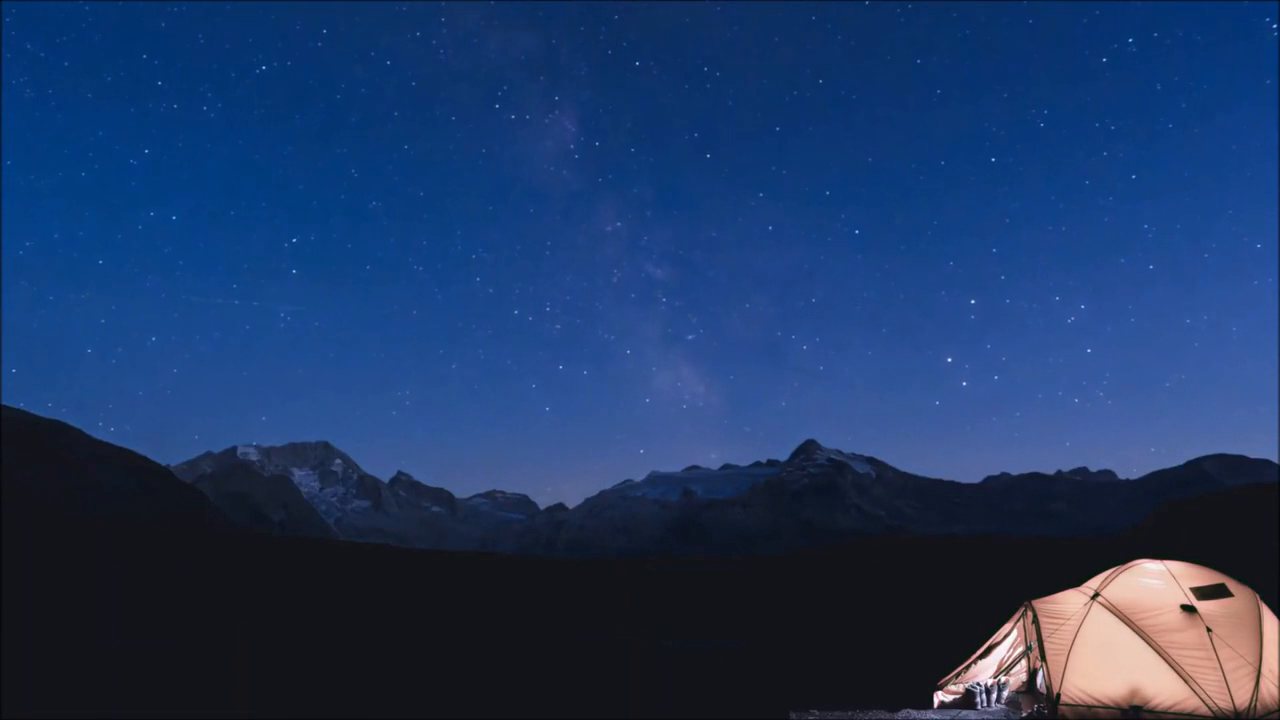
#> input picture frame 33 of projects/Students/1524/gr2/Чекмарев Руслан/in.mp4, 1280 x 720 px
$ python 'проект.py'
#> lines starting #> are read from the running program, lines starting #| are printed output that depends on the picture; after the words box and inside, x2 and y2 are one past the last pixel; in counts of white or black regions, pixels touching at a corner belong together
import cv2

vid = cv2.VideoCapture('in.mp4')

while True:
    rt, frame = vid.read()
#> frame is the input picture: shape (720, 1280, 3); mean B, G, R 100.7, 56.8, 30.6
    if not rt:
        vid = cv2.VideoCapture('in.mp4')
        rt, frame = vid.read()
    #print(frame.shape)
    frame_ = frame.copy()
    frame_ [450:,900:, : ] = 0
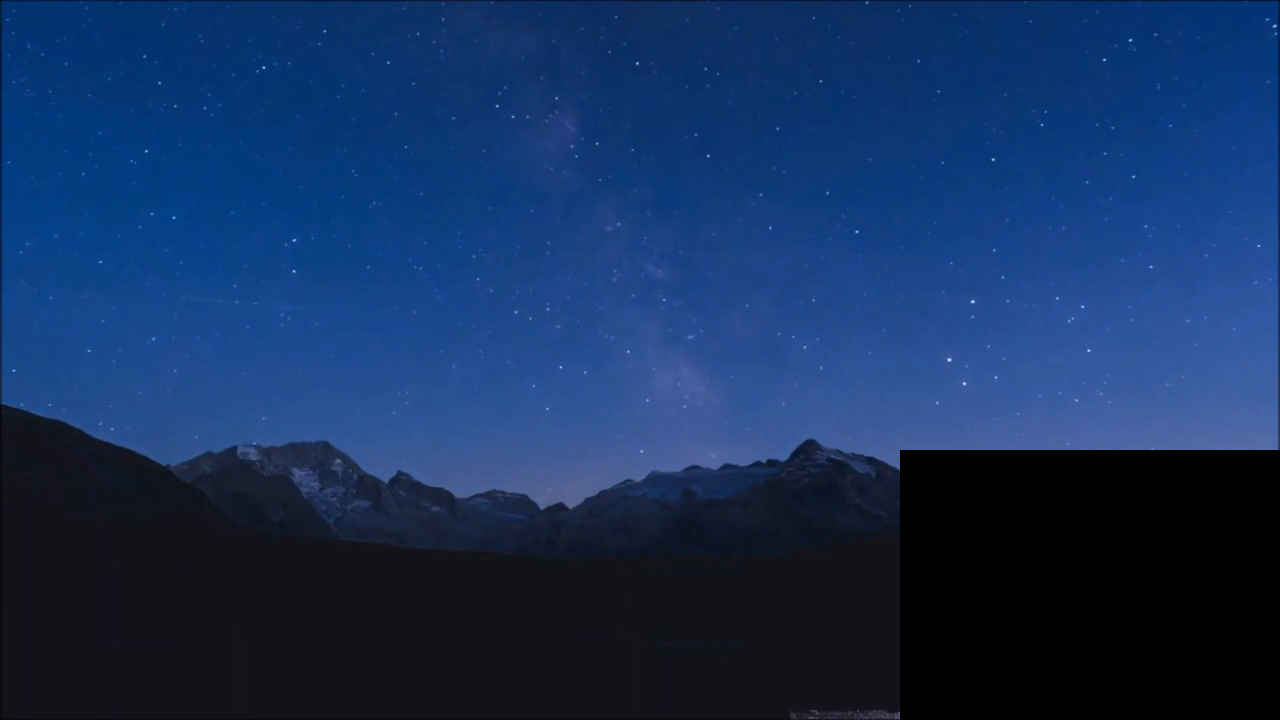
#> frame_: shape (720, 1280, 3); 11.13% of pixels changed, all inside (x1, y1, x2, y2) = (900, 450, 1280, 720)
    frame_HSV = cv2.cvtColor( frame_,
                              cv2.COLOR_BGR2HSV )
#> frame_HSV: shape (720, 1280, 3); mean H, S, V 97.6, 156, 91.7

    clr_low = (0,  0, 160)
    clr_high = (180, 70, 255)

    frame_clr = cv2.inRange( frame_HSV, clr_low, clr_high)
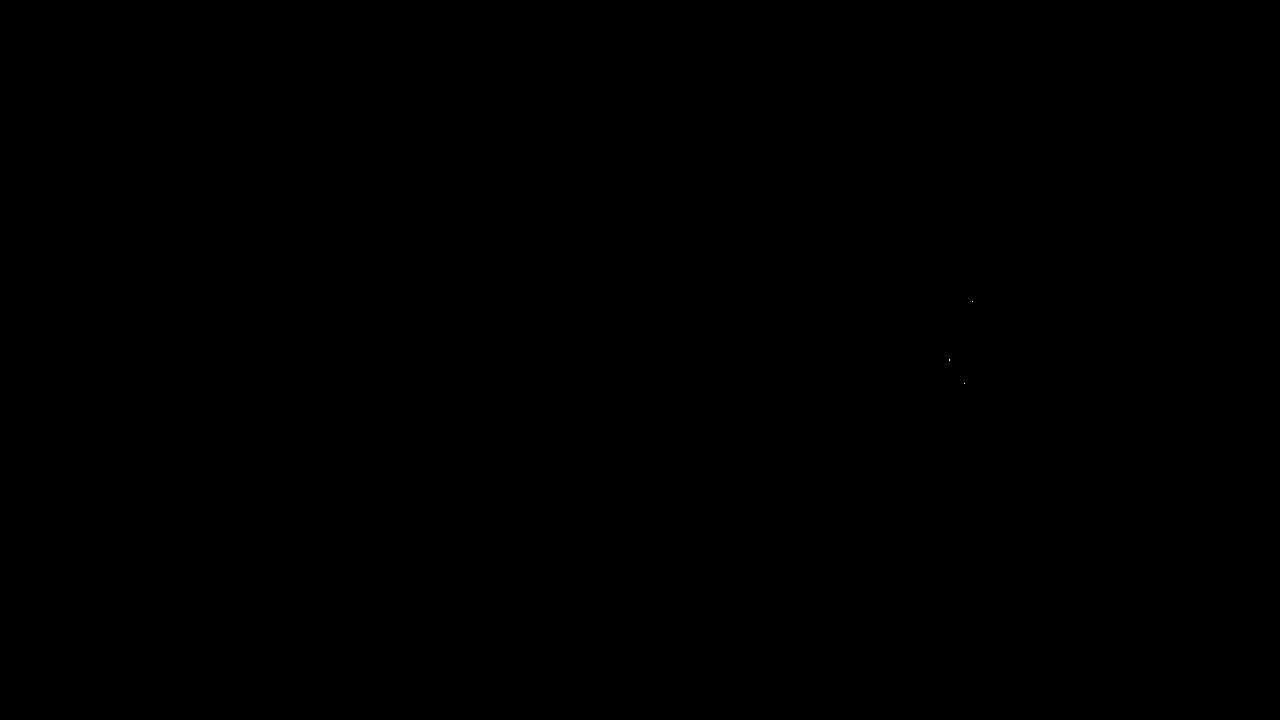
#> frame_clr: shape (720, 1280); 0% white in thin lines or dots, all inside (x1, y1, x2, y2) = (949, 301, 973, 384)

    cv2.imshow('mask', frame_clr)
    cv2.imshow( 'orig', frame )

    if cv2.waitKey(1) == ord('q'):
#> (key q is pressed here)
        break

vid.release()
cv2.destroyAllWindows()

$ run again, starting later in the video
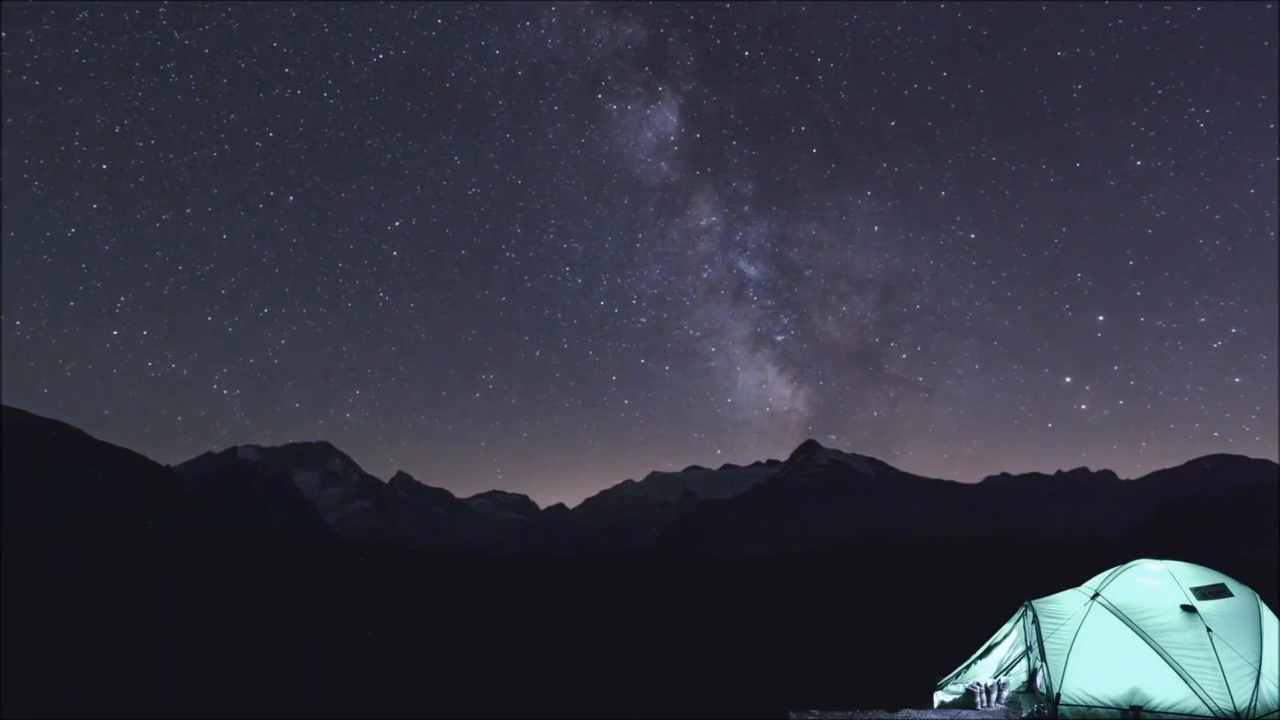
#> input picture frame 150 of projects/Students/1524/gr2/Чекмарев Руслан/in.mp4, 1280 x 720 px
#> frame is the input picture: shape (720, 1280, 3); mean B, G, R 65.7, 53.6, 50.7
#> `frame_ [450:,900:, : ] = 0`:
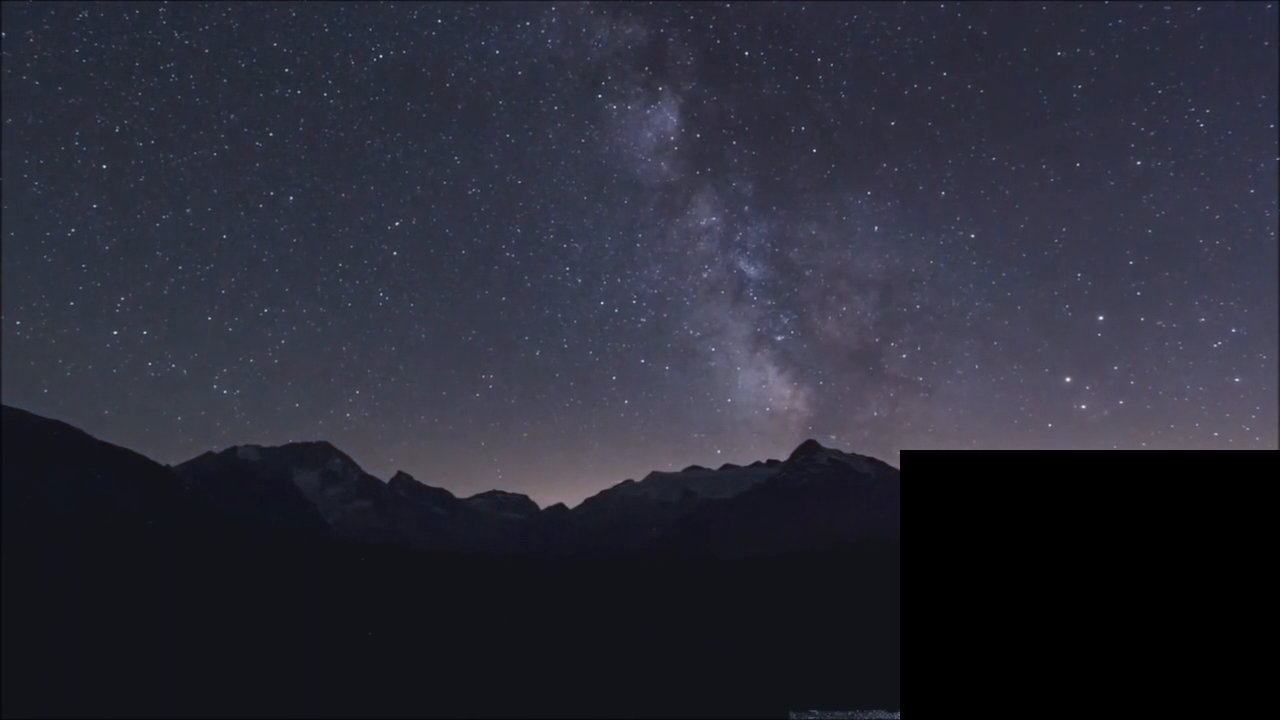
#> frame_: shape (720, 1280, 3); 11.13% of pixels changed, all inside (x1, y1, x2, y2) = (900, 450, 1280, 720)
#> frame_HSV: shape (720, 1280, 3); mean H, S, V 105.4, 57.1, 54.6
#> frame_clr: shape (720, 1280); 0.04% white in thin lines or dots, all inside (x1, y1, x2, y2) = (3, 5, 1272, 453)

$ run again, starting later in the video
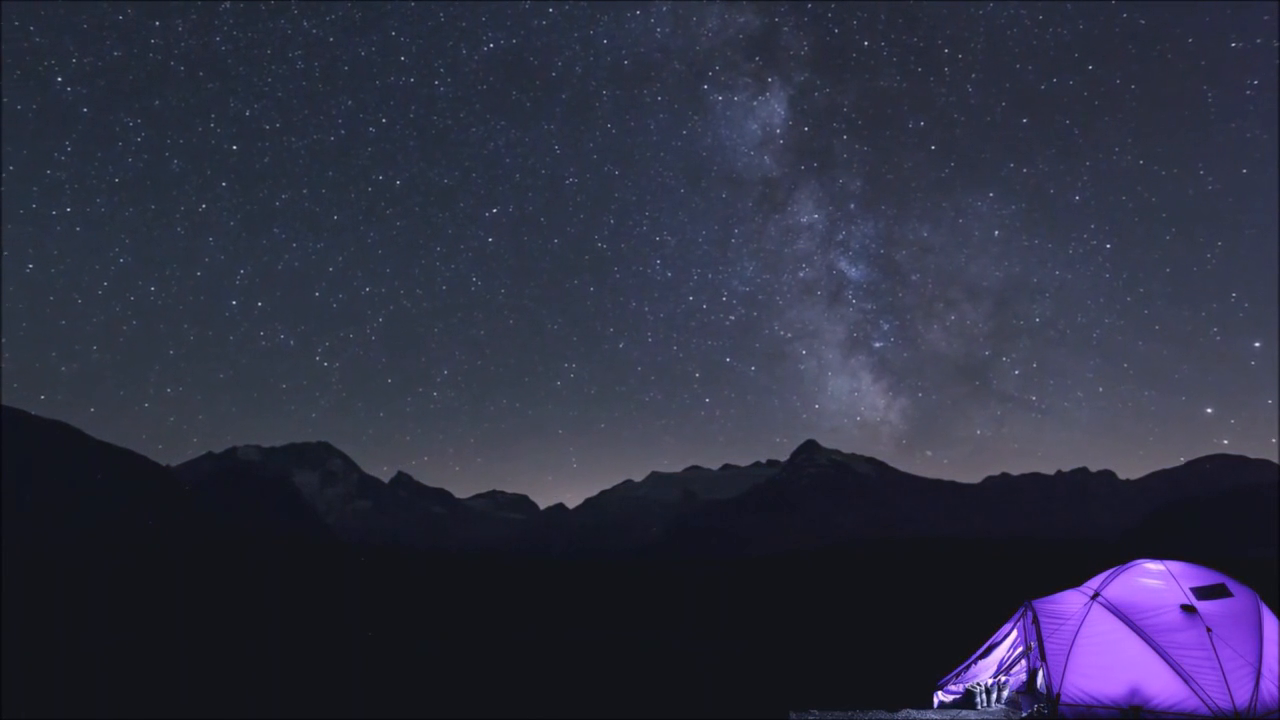
#> input picture frame 268 of projects/Students/1524/gr2/Чекмарев Руслан/in.mp4, 1280 x 720 px
#> frame is the input picture: shape (720, 1280, 3); mean B, G, R 66.6, 47.2, 46.1
#> `frame_ [450:,900:, : ] = 0`:
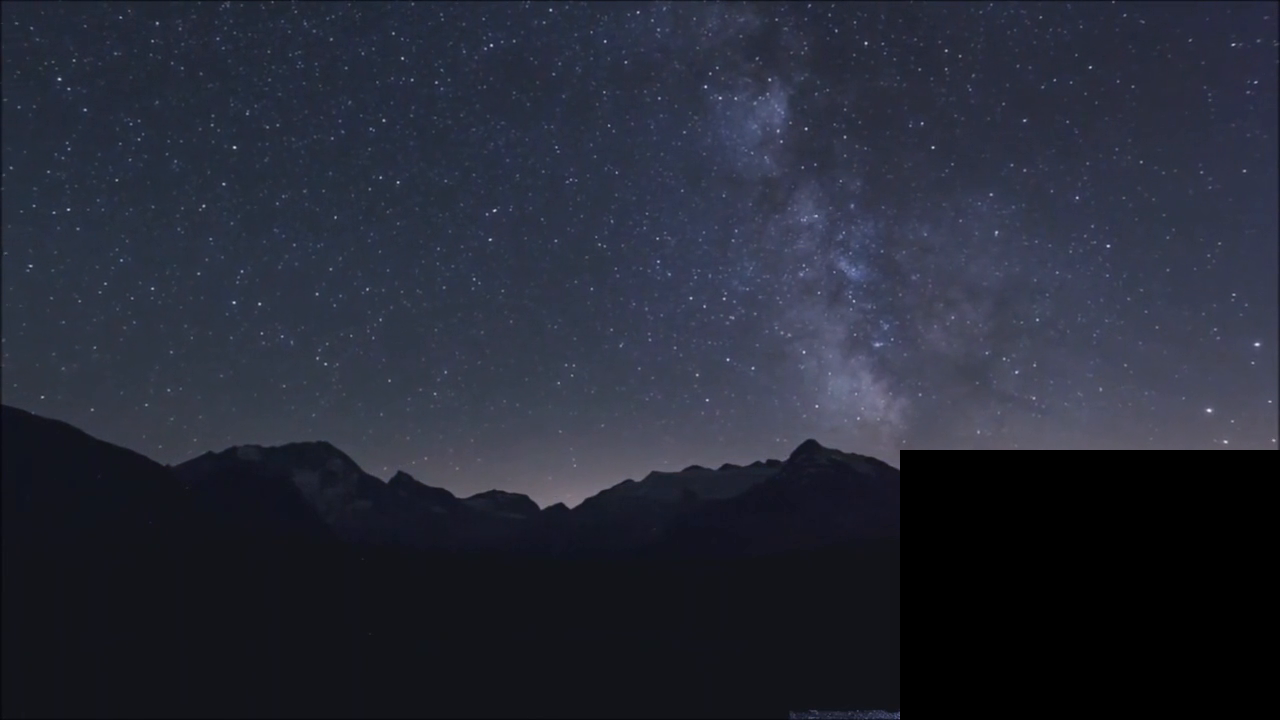
#> frame_: shape (720, 1280, 3); 11.13% of pixels changed, all inside (x1, y1, x2, y2) = (900, 450, 1280, 720)
#> frame_HSV: shape (720, 1280, 3); mean H, S, V 101.4, 70.2, 54.8
#> frame_clr: shape (720, 1280); 0.03% white in thin lines or dots, all inside (x1, y1, x2, y2) = (30, 9, 1275, 443)
